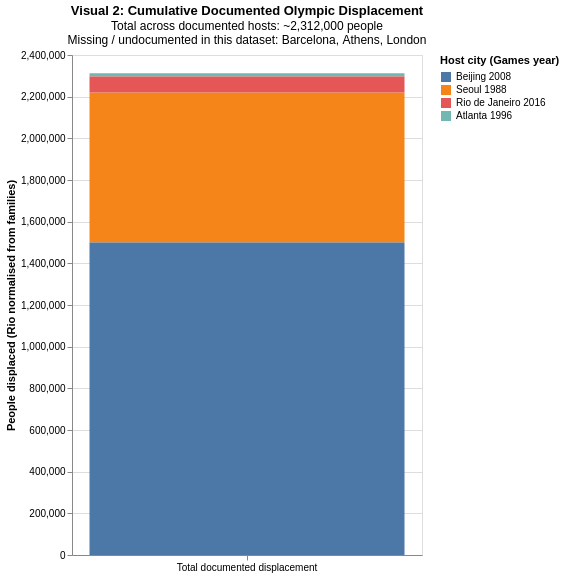

Write notebook code for a chart like this one.
### Markdown cell above
### Visual 1: Reported Displacement by Host City

**What's informative about this view:**
- Communicates the scale gap between hosts (Beijing and Seoul dominate; Atlanta and Rio look small in comparison).
- Anchors the hypothesis in concrete archival numbers, not abstractions.
- Tooltips expose the *original unit and source* so the audience sees provenance.

**What could be improved about this view:**
- Use a stackbar to really show the total amount of displacement caused by the Olympics (cf Visual 2)
- Going more granular to understand the circumstances of the displacements
- Getting more data of more host cities (Athens, Barcelona...)

### Code cell
# Visual 2: Cumulative documented displacement, stacked by host city
d2 = known.copy()
d2['city_label'] = d2['host_city'] + ' ' + d2['games_year'].astype(str)
d2['stack_group'] = 'Total documented displacement'

missing_cities = unknown['host_city'].tolist()
missing_note = (
    f"Missing / undocumented in this dataset: {', '.join(missing_cities)}"
    if missing_cities else "All host cities have documented estimates."
)

total_documented = int(d2['estimated_displaced_people_norm'].sum())

stacked = alt.Chart(d2).mark_bar().encode(
    x=alt.X('stack_group:N', title='', axis=alt.Axis(labelAngle=0)),
    y=alt.Y('estimated_displaced_people_norm:Q',
            title='People displaced (Rio normalised from families)',
            stack='zero'),
    color=alt.Color('city_label:N',
                    sort=alt.SortField('estimated_displaced_people_norm', order='descending'),
                    legend=alt.Legend(title='Host city (Games year)')),
    order=alt.Order('estimated_displaced_people_norm:Q', sort='descending'),
    tooltip=[
        'host_city:N', 'games_year:Q',
        alt.Tooltip('estimated_displaced_people:Q', format=',', title='Reported value'),
        'estimate_unit:N', 'source_short:N'
    ]
).properties(
    width=350, height=500,
    title=alt.TitleParams(
        text='Over 2 million displacements since 1988',
        subtitle=[
            f'Total across documented hosts: ~{total_documented:,} people',
            missing_note,
        ],
    )
)

stacked.display()

### Figure 1 — Vega-Lite specification as saved in the notebook (floating-point values rounded to 4 significant figures)
{"config": {"view": {"continuousWidth": 300, "continuousHeight": 300}}, "data": {"name": "data-a1ed3329727b10425e019d2567f3e209"}, "mark": {"type": "bar"}, "encoding": {"color": {"field": "city_label", "legend": {"title": "Host city (Games year)"}, "sort": {"field": "estimated_displaced_people_norm", "order": "descending"}, "type": "nominal"}, "order": {"field": "estimated_displaced_people_norm", "sort": "descending", "type": "quantitative"}, "tooltip": [{"field": "host_city", "type": "nominal"}, {"field": "games_year", "type": "quantitative"}, {"field": "estimated_displaced_people", "format": ",", "title": "Reported value", "type": "quantitative"}, {"field": "estimate_unit", "type": "nominal"}, {"field": "source_short", "type": "nominal"}], "x": {"axis": {"labelAngle": 0}, "field": "stack_group", "title": "", "type": "nominal"}, "y": {"field": "estimated_displaced_people_norm", "stack": "zero", "title": "People displaced (Rio normalised from families)", "type": "quantitative"}}, "height": 500, "title": {"text": "Visual 2: Cumulative Documented Olympic Displacement", "subtitle": ["Total across documented hosts: ~2,312,000 people", "Missing / undocumented in this dataset: Barcelona, Athens, London"]}, "width": 350, "$schema": "https://vega.github.io/schema/vega-lite/v5.8.0.json", "datasets": {"data-a1ed3329727b10425e019d2567f3e209": [{"games_year": 1988, "host_city": "Seoul", "country": "South Korea", "estimated_displaced_people": 720000.0, "estimate_unit": "people", "source_short": "COHRE 2007", "source_title": "Fair Play for Housing Rights: Mega-Events Olympic Games and Housing Rights", "notes": "Point estimate reported in COHRE report for Olympic-related displacement context.", "estimated_displaced_people_norm": 720000.0, "has_estimate": true, "event_label": "Seoul Summer Olympics", "city_label": "Seoul 1988", "stack_group": "Total documented displacement"}, {"games_year": 1996, "host_city": "Atlanta", "country": "United States", "estimated_displaced_people": 15000.0, "estimate_unit": "people", "source_short": "COHRE 2007", "source_title": "Fair Play for Housing Rights: Mega-Events Olympic Games and Housing Rights", "notes": "Commonly cited estimate; verify against the Atlanta background paper citation in report text.", "estimated_displaced_people_norm": 15000.0, "has_estimate": true, "event_label": "Atlanta Summer Olympics", "city_label": "Atlanta 1996", "stack_group": "Total documented displacement"}, {"games_year": 2008, "host_city": "Beijing", "country": "China", "estimated_displaced_people": 1500000.0, "estimate_unit": "people", "source_short": "COHRE 2007", "source_title": "Fair Play for Housing Rights: Mega-Events Olympic Games and Housing Rights", "notes": "Point estimate commonly cited in COHRE-era summaries; verify exact wording in archived report.", "estimated_displaced_people_norm": 1500000.0, "has_estimate": true, "event_label": "Beijing Summer Olympics", "city_label": "Beijing 2008", "stack_group": "Total documented displacement"}, {"games_year": 2016, "host_city": "Rio de Janeiro", "country": "Brazil", "estimated_displaced_people": 22000.0, "estimate_unit": "families", "source_short": "Comite Popular Rio 2014", "source_title": "Dossie Megaeventos e Violacoes dos Direitos Humanos no Rio de Janeiro", "notes": "Estimate is reported as affected/removed families across Copa+Olimpiadas period.", "estimated_displaced_people_norm": 77000.0, "has_estimate": true, "event_label": "Rio Summer Olympics", "city_label": "Rio de Janeiro 2016", "stack_group": "Total documented displacement"}]}}
